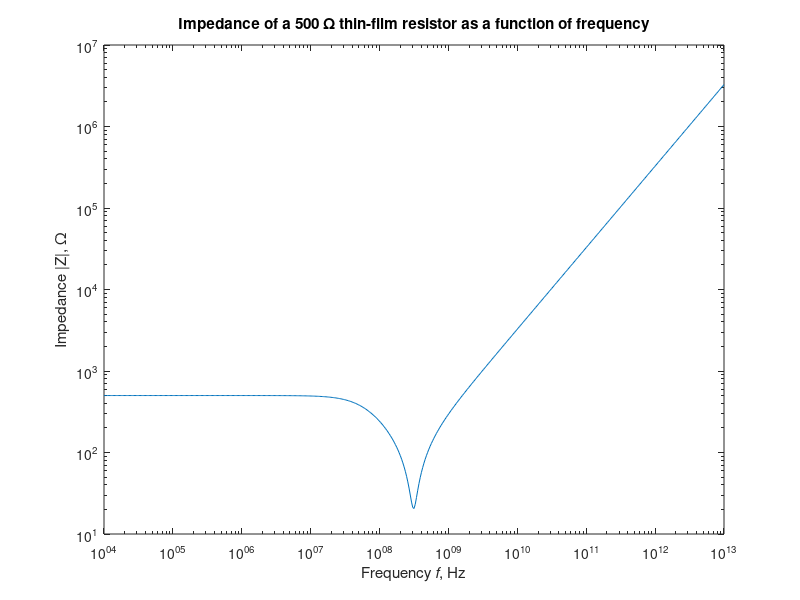

Source code (MATLAB):
clc;
clear all;
close all;


% Define constants
sigma_Cu = 64.5e6;
mu = 4*pi*1e-7;
N = 500;


% Get Values
R = 500;
C = 5e-12;
l = 2*0.025;
a = 2.032e-4;
f_min = 10e3;
f_max = 10e12;


f = f_min*((f_max/f_min).^((0:N)/N));


L = mu*l/(2*pi)*(log(2*l/a) - 1);
Z = 1./(1j*2*pi*f*C + 1/R) + 1j*2*pi*f.*L;


figure;
loglog(f, abs(Z));
title('Impedance of a 500 {\Omega} thin-film resistor as a function of frequency');
xlabel('Frequency {\itf}, Hz');
ylabel('Impedance |Z|, {\Omega}');
